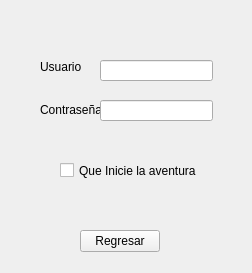
<?xml version="1.0" encoding="UTF-8"?>
<ui version="4.0">
 <class>OneIni</class>
 <widget class="QWidget" name="OneIni">
  <property name="geometry">
   <rect>
    <x>0</x>
    <y>0</y>
    <width>252</width>
    <height>273</height>
   </rect>
  </property>
  <property name="windowTitle">
   <string>Form</string>
  </property>
  <widget class="QLabel" name="label_3">
   <property name="geometry">
    <rect>
     <x>40</x>
     <y>60</y>
     <width>47</width>
     <height>14</height>
    </rect>
   </property>
   <property name="text">
    <string>Usuario</string>
   </property>
  </widget>
  <widget class="QLabel" name="label_4">
   <property name="geometry">
    <rect>
     <x>40</x>
     <y>100</y>
     <width>61</width>
     <height>20</height>
    </rect>
   </property>
   <property name="text">
    <string>Contraseña</string>
   </property>
  </widget>
  <widget class="QLineEdit" name="Usu">
   <property name="geometry">
    <rect>
     <x>100</x>
     <y>60</y>
     <width>113</width>
     <height>21</height>
    </rect>
   </property>
  </widget>
  <widget class="QLineEdit" name="Contra">
   <property name="geometry">
    <rect>
     <x>100</x>
     <y>100</y>
     <width>113</width>
     <height>21</height>
    </rect>
   </property>
   <property name="echoMode">
    <enum>QLineEdit::Password</enum>
   </property>
  </widget>
  <widget class="QCheckBox" name="Iniciar">
   <property name="geometry">
    <rect>
     <x>60</x>
     <y>160</y>
     <width>141</width>
     <height>21</height>
    </rect>
   </property>
   <property name="text">
    <string>Que Inicie la aventura</string>
   </property>
  </widget>
  <widget class="QPushButton" name="RegresarButton">
   <property name="geometry">
    <rect>
     <x>80</x>
     <y>230</y>
     <width>80</width>
     <height>22</height>
    </rect>
   </property>
   <property name="text">
    <string>Regresar</string>
   </property>
  </widget>
 </widget>
 <resources/>
 <connections/>
</ui>
